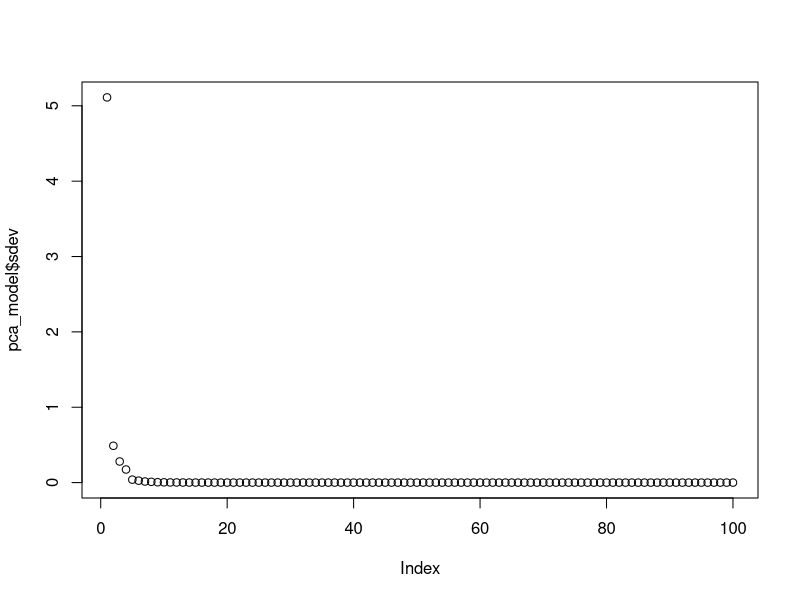

The R script that drew this image: (Note: this script raises an error after producing the figure.)
library(caret)
library(tidyverse)

data(tecator)
cor(absorp)

?tecator


pca_model <- prcomp(absorp)
plot(pca_model$sdev)


new_absorp <- predict(pca_model, newdata = absorp)
cor(new_absorp)
new_absorp <- as.data.frame(new_absorp)
new_absorp[, 1:6]
new_absorp$response <- endpoints[, 1]


mod <- lm(response ~ ., data = new_absorp)
summary(mod)

target <- dat$target

dat$id <- NULL
dat$target <- NULL
pca_model <- prcomp(dat)
plot(pca_model$sdev)

pca_train <- predict(pca_model, newdata = dat)
pca_train <- pca_train[,1:15]
pca_train <- as.data.frame(pca_train)
pca_train$target <- target
